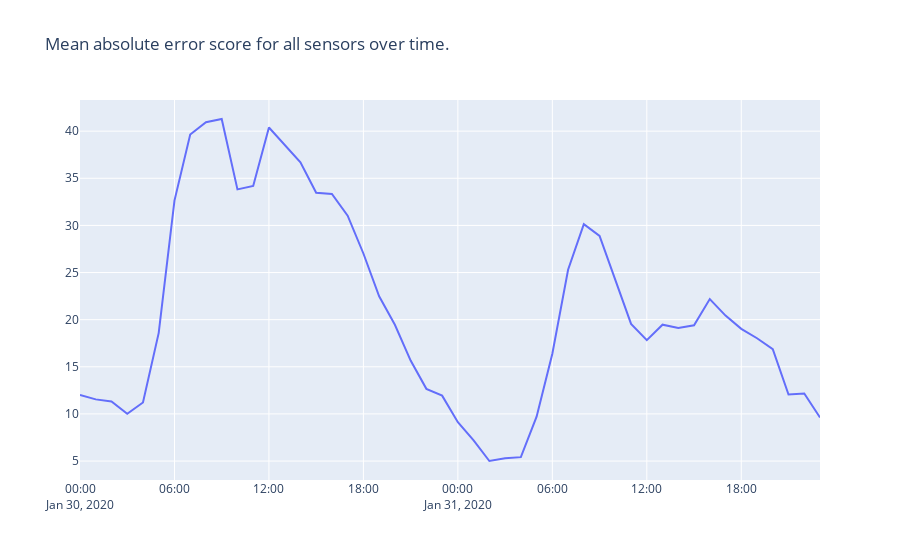

Notebook code cell kept with this figure:
### Code cell
fig_dict = model_fit_component.get_temporal_metrics_timeseries(metric, pollutant)
fig = go.Figure(fig_dict)
fig.show()
